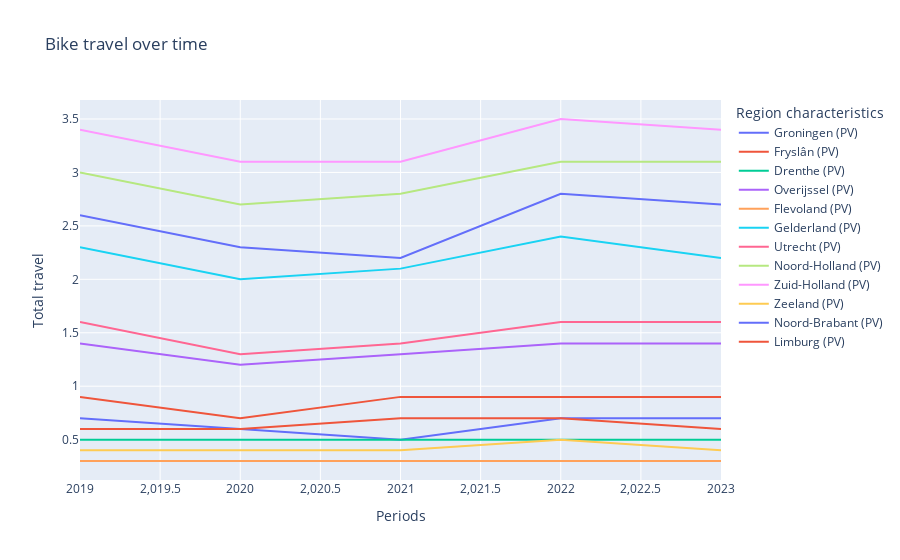

Notebook code cell kept with this figure:
### Code cell
data_selected_bike = df_pres[(df_pres['Modes of travel'] == 'Bike') & (df_pres['Region characteristics'].isin(['Fryslân (PV)', 'Groningen (PV)', 'Drenthe (PV)', 'Overijssel (PV)', 'Flevoland (PV)', 'Gelderland (PV)', 'Utrecht (PV)', 'Noord-Holland (PV)', 'Zuid-Holland (PV)', 'Zeeland (PV)', 'Noord-Brabant (PV)', 'Limburg (PV)']))]

g3 = px.line(
    data_selected_bike,
    x="Periods",
    y="Total travel",
    color="Region characteristics",      
    title="Bike travel over time"
)

g3.show()

### Figure 1 — Plotly figure (JSON) as saved in the notebook; plotly's stock layout.template omitted (floating-point values rounded to 4 significant figures)
{"data": [{"hovertemplate": "Region characteristics=Groningen (PV)<br>Periods=%{x}<br>Total travel=%{y}<extra></extra>", "legendgroup": "Groningen (PV)", "line": {"color": "#636efa", "dash": "solid"}, "marker": {"symbol": "circle"}, "mode": "lines", "name": "Groningen (PV)", "orientation": "v", "showlegend": true, "type": "scatter", "x": [2019, 2020, 2021, 2022, 2023], "xaxis": "x", "y": [0.7, 0.6, 0.5, 0.7, 0.7], "yaxis": "y"}, {"hovertemplate": "Region characteristics=Fryslân (PV)<br>Periods=%{x}<br>Total travel=%{y}<extra></extra>", "legendgroup": "Fryslân (PV)", "line": {"color": "#EF553B", "dash": "solid"}, "marker": {"symbol": "circle"}, "mode": "lines", "name": "Fryslân (PV)", "orientation": "v", "showlegend": true, "type": "scatter", "x": [2019, 2020, 2021, 2022, 2023], "xaxis": "x", "y": [0.6, 0.6, 0.7, 0.7, 0.6], "yaxis": "y"}, {"hovertemplate": "Region characteristics=Drenthe (PV)<br>Periods=%{x}<br>Total travel=%{y}<extra></extra>", "legendgroup": "Drenthe (PV)", "line": {"color": "#00cc96", "dash": "solid"}, "marker": {"symbol": "circle"}, "mode": "lines", "name": "Drenthe (PV)", "orientation": "v", "showlegend": true, "type": "scatter", "x": [2019, 2020, 2021, 2022, 2023], "xaxis": "x", "y": [0.5, 0.5, 0.5, 0.5, 0.5], "yaxis": "y"}, {"hovertemplate": "Region characteristics=Overijssel (PV)<br>Periods=%{x}<br>Total travel=%{y}<extra></extra>", "legendgroup": "Overijssel (PV)", "line": {"color": "#ab63fa", "dash": "solid"}, "marker": {"symbol": "circle"}, "mode": "lines", "name": "Overijssel (PV)", "orientation": "v", "showlegend": true, "type": "scatter", "x": [2019, 2020, 2021, 2022, 2023], "xaxis": "x", "y": [1.4, 1.2, 1.3, 1.4, 1.4], "yaxis": "y"}, {"hovertemplate": "Region characteristics=Flevoland (PV)<br>Periods=%{x}<br>Total travel=%{y}<extra></extra>", "legendgroup": "Flevoland (PV)", "line": {"color": "#FFA15A", "dash": "solid"}, "marker": {"symbol": "circle"}, "mode": "lines", "name": "Flevoland (PV)", "orientation": "v", "showlegend": true, "type": "scatter", "x": [2019, 2020, 2021, 2022, 2023], "xaxis": "x", "y": [0.3, 0.3, 0.3, 0.3, 0.3], "yaxis": "y"}, {"hovertemplate": "Region characteristics=Gelderland (PV)<br>Periods=%{x}<br>Total travel=%{y}<extra></extra>", "legendgroup": "Gelderland (PV)", "line": {"color": "#19d3f3", "dash": "solid"}, "marker": {"symbol": "circle"}, "mode": "lines", "name": "Gelderland (PV)", "orientation": "v", "showlegend": true, "type": "scatter", "x": [2019, 2020, 2021, 2022, 2023], "xaxis": "x", "y": [2.3, 2, 2.1, 2.4, 2.2], "yaxis": "y"}, {"hovertemplate": "Region characteristics=Utrecht (PV)<br>Periods=%{x}<br>Total travel=%{y}<extra></extra>", "legendgroup": "Utrecht (PV)", "line": {"color": "#FF6692", "dash": "solid"}, "marker": {"symbol": "circle"}, "mode": "lines", "name": "Utrecht (PV)", "orientation": "v", "showlegend": true, "type": "scatter", "x": [2019, 2020, 2021, 2022, 2023], "xaxis": "x", "y": [1.6, 1.3, 1.4, 1.6, 1.6], "yaxis": "y"}, {"hovertemplate": "Region characteristics=Noord-Holland (PV)<br>Periods=%{x}<br>Total travel=%{y}<extra></extra>", "legendgroup": "Noord-Holland (PV)", "line": {"color": "#B6E880", "dash": "solid"}, "marker": {"symbol": "circle"}, "mode": "lines", "name": "Noord-Holland (PV)", "orientation": "v", "showlegend": true, "type": "scatter", "x": [2019, 2020, 2021, 2022, 2023], "xaxis": "x", "y": [3, 2.7, 2.8, 3.1, 3.1], "yaxis": "y"}, {"hovertemplate": "Region characteristics=Zuid-Holland (PV)<br>Periods=%{x}<br>Total travel=%{y}<extra></extra>", "legendgroup": "Zuid-Holland (PV)", "line": {"color": "#FF97FF", "dash": "solid"}, "marker": {"symbol": "circle"}, "mode": "lines", "name": "Zuid-Holland (PV)", "orientation": "v", "showlegend": true, "type": "scatter", "x": [2019, 2020, 2021, 2022, 2023], "xaxis": "x", "y": [3.4, 3.1, 3.1, 3.5, 3.4], "yaxis": "y"}, {"hovertemplate": "Region characteristics=Zeeland (PV)<br>Periods=%{x}<br>Total travel=%{y}<extra></extra>", "legendgroup": "Zeeland (PV)", "line": {"color": "#FECB52", "dash": "solid"}, "marker": {"symbol": "circle"}, "mode": "lines", "name": "Zeeland (PV)", "orientation": "v", "showlegend": true, "type": "scatter", "x": [2019, 2020, 2021, 2022, 2023], "xaxis": "x", "y": [0.4, 0.4, 0.4, 0.5, 0.4], "yaxis": "y"}, {"hovertemplate": "Region characteristics=Noord-Brabant (PV)<br>Periods=%{x}<br>Total travel=%{y}<extra></extra>", "legendgroup": "Noord-Brabant (PV)", "line": {"color": "#636efa", "dash": "solid"}, "marker": {"symbol": "circle"}, "mode": "lines", "name": "Noord-Brabant (PV)", "orientation": "v", "showlegend": true, "type": "scatter", "x": [2019, 2020, 2021, 2022, 2023], "xaxis": "x", "y": [2.6, 2.3, 2.2, 2.8, 2.7], "yaxis": "y"}, {"hovertemplate": "Region characteristics=Limburg (PV)<br>Periods=%{x}<br>Total travel=%{y}<extra></extra>", "legendgroup": "Limburg (PV)", "line": {"color": "#EF553B", "dash": "solid"}, "marker": {"symbol": "circle"}, "mode": "lines", "name": "Limburg (PV)", "orientation": "v", "showlegend": true, "type": "scatter", "x": [2019, 2020, 2021, 2022, 2023], "xaxis": "x", "y": [0.9, 0.7, 0.9, 0.9, 0.9], "yaxis": "y"}], "layout": {"legend": {"title": {"text": "Region characteristics"}, "tracegroupgap": 0}, "title": {"text": "Bike travel over time"}, "xaxis": {"anchor": "y", "domain": [0, 1], "title": {"text": "Periods"}}, "yaxis": {"anchor": "x", "domain": [0, 1], "title": {"text": "Total travel"}}}}
